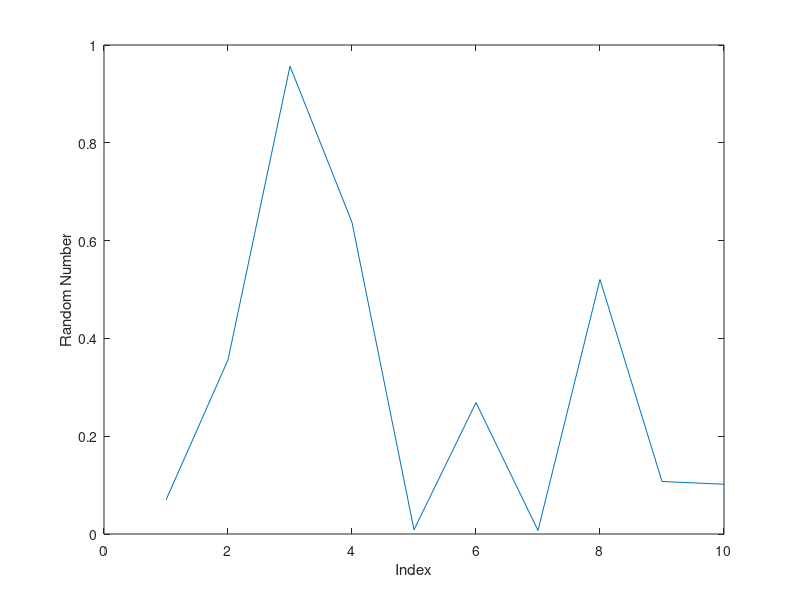

Write MATLAB code to recreate this figure.
randomNumbers = zeros(1,10);

for k = 1:10
    randomNumbers(k) = rand;
end

plot(1:10, randomNumbers)

xlabel("Index")
ylabel("Random Number")
